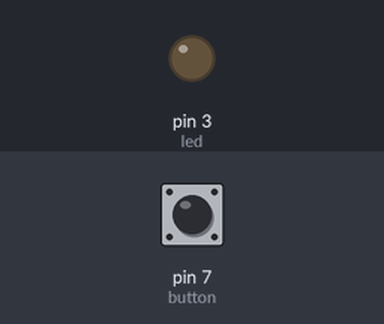
Bench run of a sketch on a simulated Arduino Uno, built with avr-gcc and run on an emulated ATmega328P. Shown: output pins drawn as LEDs (lit = HIGH). Dashed ring = blinking. The inputs (shaded band) are chosen by the test bench; at power-on: pin 7 (button) HIGH.

Above: at 1.2 s.
1.3 s: pin 7 (button) pulled LOW for 1 s
At 3.2 s:
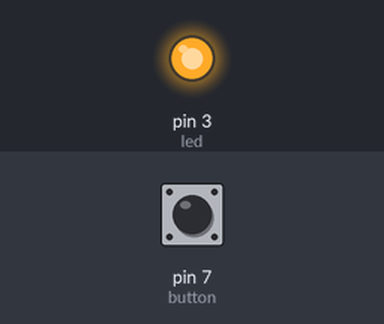
3.8 s: pin 7 (button) pulled LOW for 0.15 s
At 4.5 s:
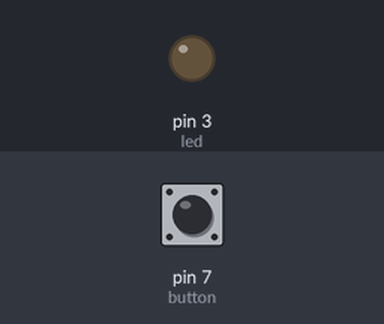
5.4 s: pin 7 (button) pulled LOW for 3.2 s
At 5.5 s:
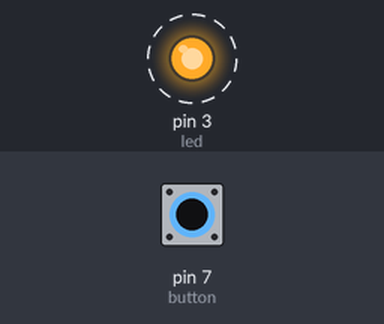
Timing chart, 0 to 9.9 s (numbered marks = the images above; inputs shaded):
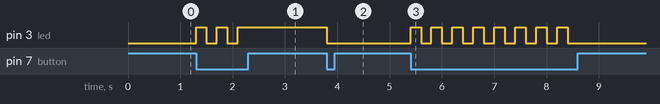

The sketch:

buttonSwitch.ino
```cpp
// In this program we will use the same button to turn on & off the LED

int led = 3;
int button = 7;
int buttonState =0;

//used for changeState function
int state = 1;
int change= -1;

// function called everytime the button is pushed to change the LED's state
void changeState(){
  change *=-1;    //change var will take values 1 or 0
  digitalWrite(led, state + change); // when change == 1 (1+1 = 2) led is on, when change ==-1 led is off
}

void setup() {
  pinMode(led,OUTPUT);
  pinMode(button,INPUT_PULLUP);

}

void loop() {
  buttonState = digitalRead(button);
  if (buttonState == LOW){ //when button is pushed
    changeState();
    delay(200);
  }
}
```

Measured:
- after the input at 1.3 s, pin 3 (led): alternates HIGH for 0.20 s and LOW for 0.20 s, 5 changes in all, then stays HIGH, starting at once
- after the input at 3.8 s, pin 3 (led): HIGH → LOW at once
- after the input at 5.4 s, pin 3 (led): alternates HIGH for 0.20 s and LOW for 0.20 s, 16 changes in all, then stays LOW, starting at once
